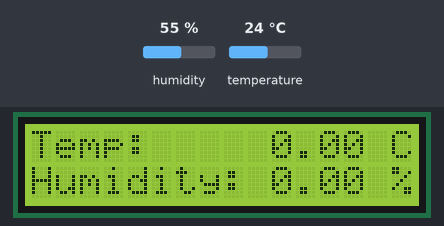
Recording of a sketch running on a simulated Arduino Uno, built with avr-gcc and run on an emulated ATmega328P. Parts: 16×2 character LCD. The test bench sets the inputs (shaded band); at power-on: humidity 55 %, temperature 24 °C. What the sketch prints to the serial monitor is not drawn.

Above: at 3.6 s.
3.7 s: humidity set to 22 %
At 6.3 s:
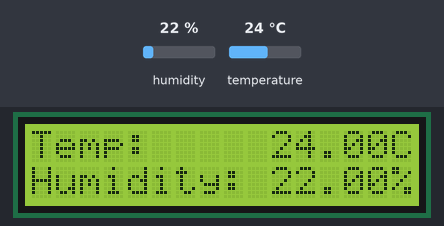
11.1 s: temperature set to 12 °C
At 15.5 s:
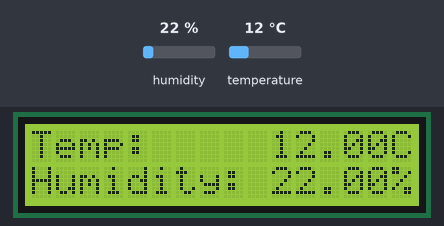
18.5 s: humidity set to 40 %
At 22.3 s:
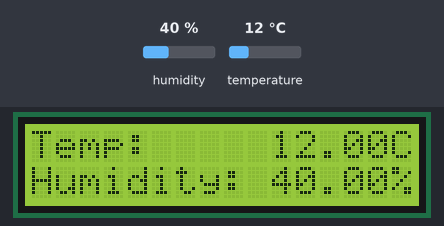
25.9 s: temperature set to 19 °C
At 28.3 s:
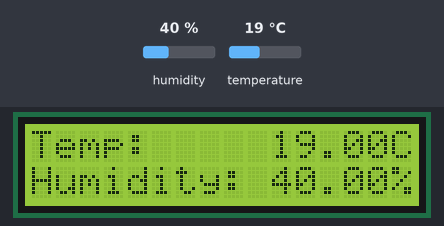
Timing chart, 0 to 29.8 s (numbered marks = the images above; inputs shaded):
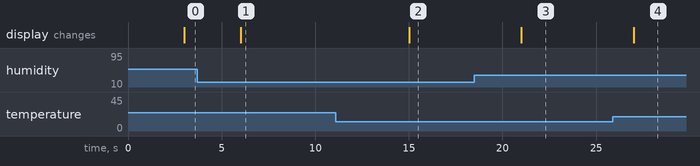

Measured:
- after the input at 3.7 s, the display: changes after 2.3 s (image 1)
- after the input at 11.1 s, the display: changes after 3.9 s (image 2)
- after the input at 18.5 s, the display: changes after 2.5 s (image 3)
- after the input at 25.9 s, the display: changes after 1.1 s (image 4)

The sketch:

ht_monitor.ino
```cpp
/*
  ht_monitor.ino

  Reads the temperature and humidity from a DHT22 sensor then displays them on
  an HD44780 LCD display. Also sends the data by serial to something listening
  on that interface

  The circuit:
 * LCD RS pin to digital pin 12
 * LCD Enable pin to digital pin 11
 * LCD D4 pin to digital pin 5
 * LCD D5 pin to digital pin 4
 * LCD D6 pin to digital pin 3
 * LCD D7 pin to digital pin 2
 * LCD R/W pin to ground
 * LCD VSS pin to ground
 * LCD VCC pin to 5V
 * 10K resistor:
 * ends to +5V and ground
 * wiper to LCD VO pin (pin 3)

 * DHT22 data pin to digital pin 7
 * DHT pin 1 to +5V
 * DHT pin 4 to GROUND

 Uses the built in LCD library and the Adafruit DHT library. Doesn't use the
 unified sensor library at the moment because it seems a lot of effort.

 */

// include the library code:
#include <LiquidCrystal.h>
#include "DHT.h"
#include "monitor.h"

// initialize the LCD library with the numbers of the interface pins
LiquidCrystal lcd(12, 11, 5, 4, 3, 2);

// initialize the DHT sensor
DHT dht(7, DHT22);

monitor mon(3000, 10000);

void setup() {
  // set up the LCD's number of columns and rows:
  lcd.begin(16, 2);
  // Print the base text to the LCD
  //         ----------------
  lcd.print("Temp:          C");
  // set the cursor to column 0, line 1
  // (note: line 1 is the second row, since counting begins with 0):
  lcd.setCursor(0, 1);
  //         ----------------
  lcd.print("Humidity:      %");

  // Setup the dht
  dht.begin();

  // Set up serial interface
  Serial.begin(9600);
}

void loop() {
    // mon.update_lcd(lcd, dht);
    mon.update(lcd, Serial, dht);
}
```
